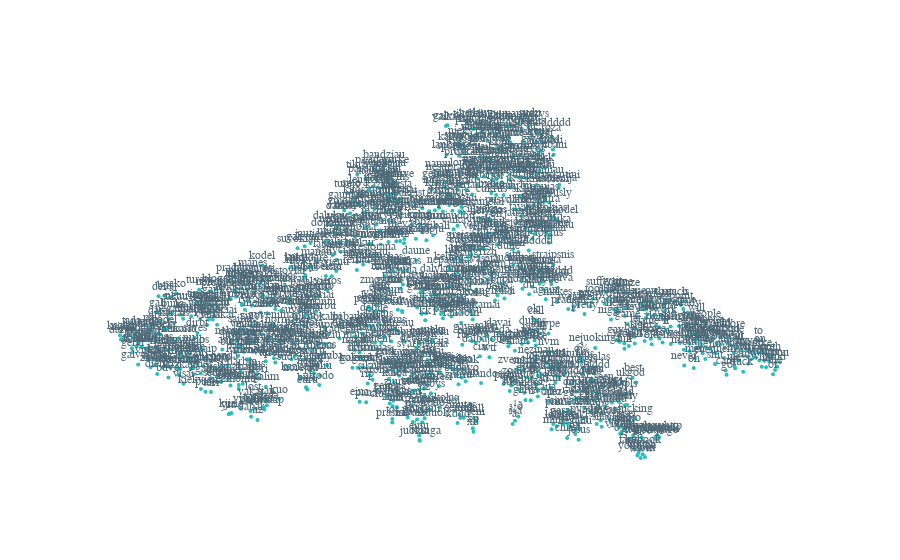

Source (notebook cell):
### Code cell
# Visualizing.
init_notebook_mode(connected=True)
plot_data = go.Scatter(x=x,
                       y=y,
                       mode='markers+text',
                       marker = dict(
                           size = 4,
                           color = '#2abdbd'),
                       text=labels,
                       textposition='top',
                       textfont=dict(
                           family='calibri',
                           size=12,
                           color='#4f6978')
                      )

layout = go.Layout(
    xaxis=dict(
        autorange=True,
        showgrid=False,
        zeroline=False,
        showline=False,
        ticks='',
        showticklabels=False
    ),
    yaxis=dict(
        autorange=True,
        showgrid=False,
        zeroline=False,
        showline=False,
        ticks='',
        showticklabels=False
    )
)
fig = go.Figure(data=[plot_data], layout=layout)
iplot(fig)

### Figure 1 — Plotly figure (JSON) as saved in the notebook; plotly's stock layout.template omitted (floating-point values rounded to 4 significant figures; data arrays with more than 128 entries replaced by an {"elided": "..."} marker saying what was removed)
{"data": [{"marker": {"color": "#2abdbd", "size": 4}, "mode": "markers+text", "text": {"elided": "1088 str values"}, "textfont": {"color": "#4f6978", "family": "calibri", "size": 12}, "textposition": "top", "type": "scatter", "x": {"elided": "1088 float values"}, "y": {"elided": "1088 float values"}}], "layout": {"xaxis": {"autorange": true, "showgrid": false, "showline": false, "showticklabels": false, "ticks": "", "zeroline": false}, "yaxis": {"autorange": true, "showgrid": false, "showline": false, "showticklabels": false, "ticks": "", "zeroline": false}}}
